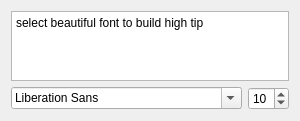
<?xml version="1.0" encoding="UTF-8"?>
<ui version="4.0">
 <class>FontWidget</class>
 <widget class="QWidget" name="FontWidget">
  <property name="geometry">
   <rect>
    <x>0</x>
    <y>0</y>
    <width>250</width>
    <height>107</height>
   </rect>
  </property>
  <property name="sizePolicy">
   <sizepolicy hsizetype="Preferred" vsizetype="Preferred">
    <horstretch>0</horstretch>
    <verstretch>0</verstretch>
   </sizepolicy>
  </property>
  <property name="minimumSize">
   <size>
    <width>0</width>
    <height>0</height>
   </size>
  </property>
  <property name="maximumSize">
   <size>
    <width>263</width>
    <height>500</height>
   </size>
  </property>
  <property name="windowTitle">
   <string>Form</string>
  </property>
  <layout class="QVBoxLayout" name="verticalLayout">
   <item>
    <widget class="QPlainTextEdit" name="plainTextEdit">
     <property name="plainText">
      <string>select beautiful font to build high tip</string>
     </property>
    </widget>
   </item>
   <item>
    <layout class="QHBoxLayout" name="horizontalLayout_3">
     <item>
      <widget class="QFontComboBox" name="fontComboBox">
       <property name="minimumContentsLength">
        <number>0</number>
       </property>
       <property name="writingSystem">
        <enum>QFontDatabase::Any</enum>
       </property>
      </widget>
     </item>
     <item>
      <widget class="QSpinBox" name="spinBox_ziTiDaXiao">
       <property name="minimum">
        <number>5</number>
       </property>
       <property name="value">
        <number>10</number>
       </property>
      </widget>
     </item>
    </layout>
   </item>
  </layout>
 </widget>
 <resources/>
 <connections/>
</ui>
